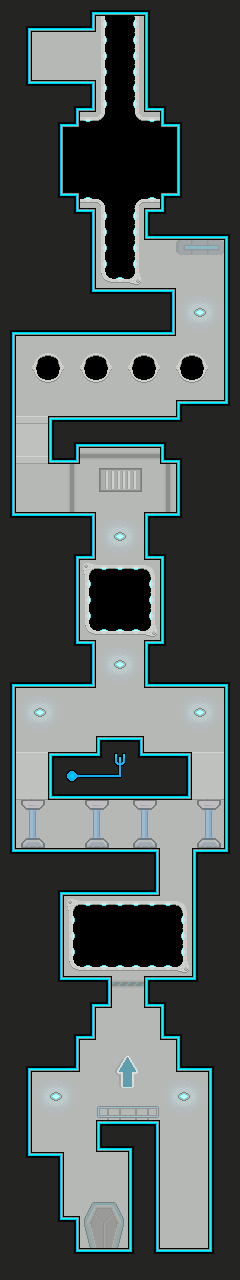

A 2D game scene composited from a Tiled map and its tileset images. What follows is a short description and the map's XML, with each tile layer's data collapsed to a summary:
An orthogonal 15x80 tile map with 16x16 px tiles, 1 tile layer (Tile Layer 1), 2 tilesets and 29 objects.

<map version="1.0" orientation="orthogonal" renderorder="right-down" width="15" height="80" tilewidth="16" tileheight="16">
 <tileset firstgid="1" source="main.tsx" />
 <tileset firstgid="501" source="objects.tsx" />
 <layer name="Tile Layer 1" width="15" height="80">
  <data>[1200 cells, 1200 non-empty, 84 distinct tile ids]</data>
 </layer>
 <objectgroup name="Object Layer 1" opacity="0.9">
  <object gid="501" x="72" y="1260" />
  <object gid="510" x="152" y="1264" />
  <object gid="505" x="48" y="1000" />
  <object gid="507" x="40" y="776" />
  <object gid="506" x="0" y="864" />
  <object gid="508" x="76" y="736" />
  <object gid="508" x="100" y="736" />
  <object gid="508" x="88" y="756" />
  <object gid="510" x="128" y="768" />
  <object gid="505" x="120" y="776" />
  <object gid="503" x="56" y="664" />
  <object gid="503" x="56" y="600" />
  <object gid="503" x="120" y="600" />
  <object gid="503" x="120" y="664" />
  <object gid="503" x="32" y="440" />
  <object gid="503" x="64" y="440" />
  <object gid="503" x="96" y="440" />
  <object gid="503" x="128" y="440" />
  <object gid="510" x="-4" y="532" />
  <object gid="505" x="72" y="312" />
  <object gid="503" x="56" y="216" />
  <object gid="503" x="120" y="216" />
  <object gid="503" x="120" y="168" />
  <object gid="503" x="56" y="168" />
  <object gid="503" x="88" y="56" />
  <object gid="504" x="24" y="88" />
  <object gid="505" x="-8" y="536" />
  <object gid="505" x="-8" y="520" />
  <object gid="505" x="-8" y="504" />
 </objectgroup>
</map>
